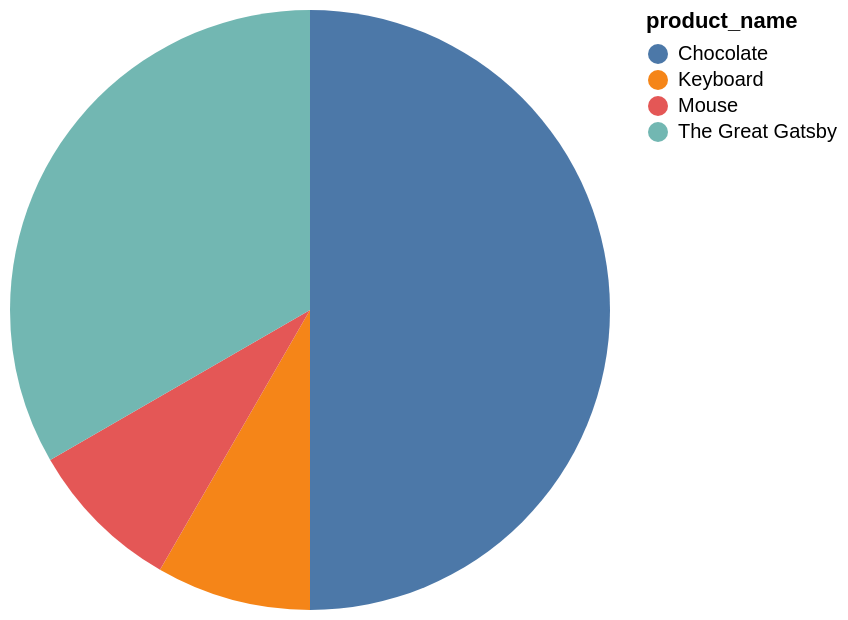

Here is the Vega-Lite specification saved for this chart:
### Vega-Lite specification from a JSON file in a GitHub repository (floating-point values rounded to 4 significant figures)
{"data": {"values": [{"x_data": "Chocolate", "y_data": 6}, {"x_data": "Keyboard", "y_data": 1}, {"x_data": "Mouse", "y_data": 1}, {"x_data": "The Great Gatsby", "y_data": 4}]}, "mark": "arc", "encoding": {"theta": {"field": "y_data", "type": "quantitative", "title": "count(*)"}, "color": {"field": "x_data", "type": "nominal", "title": "product_name"}}}
